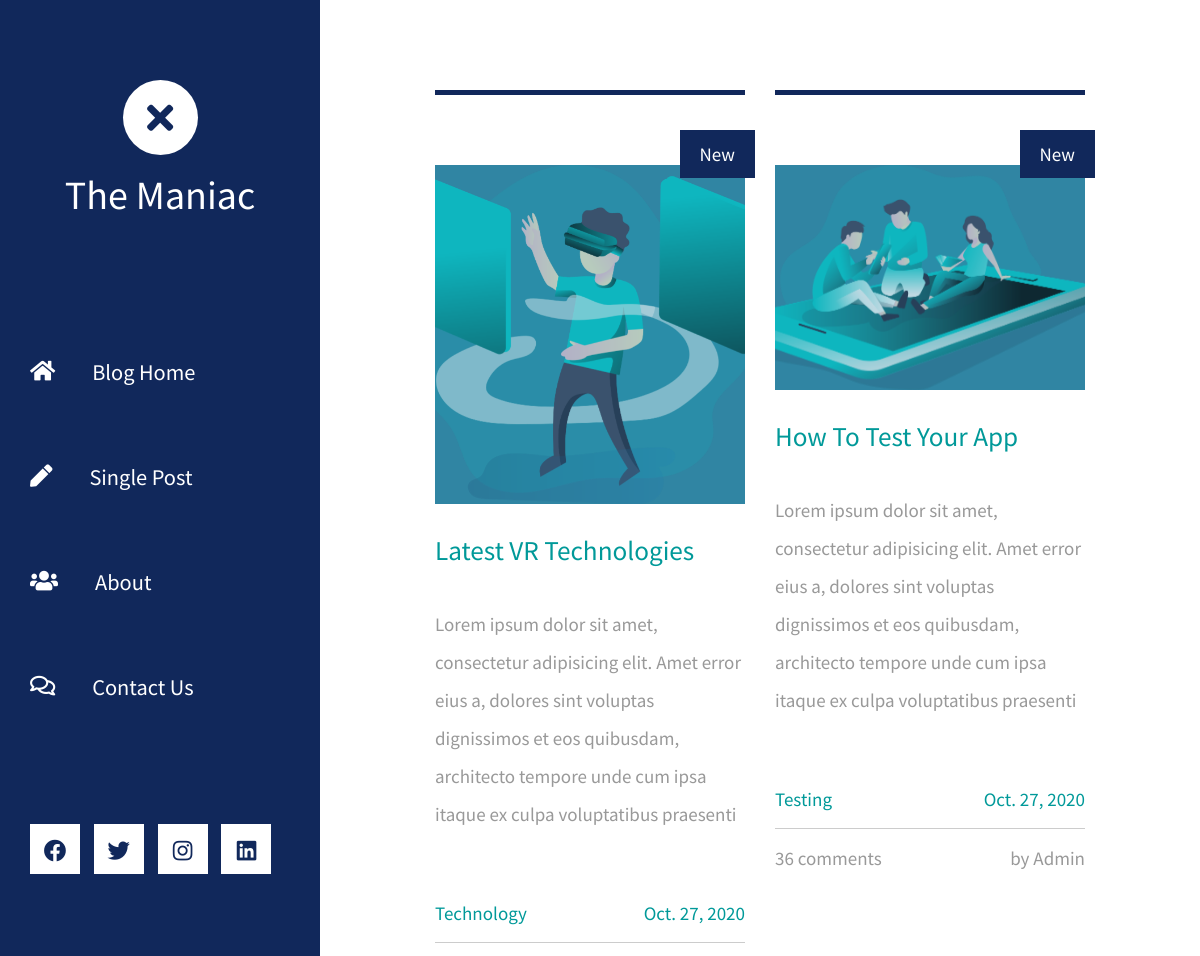
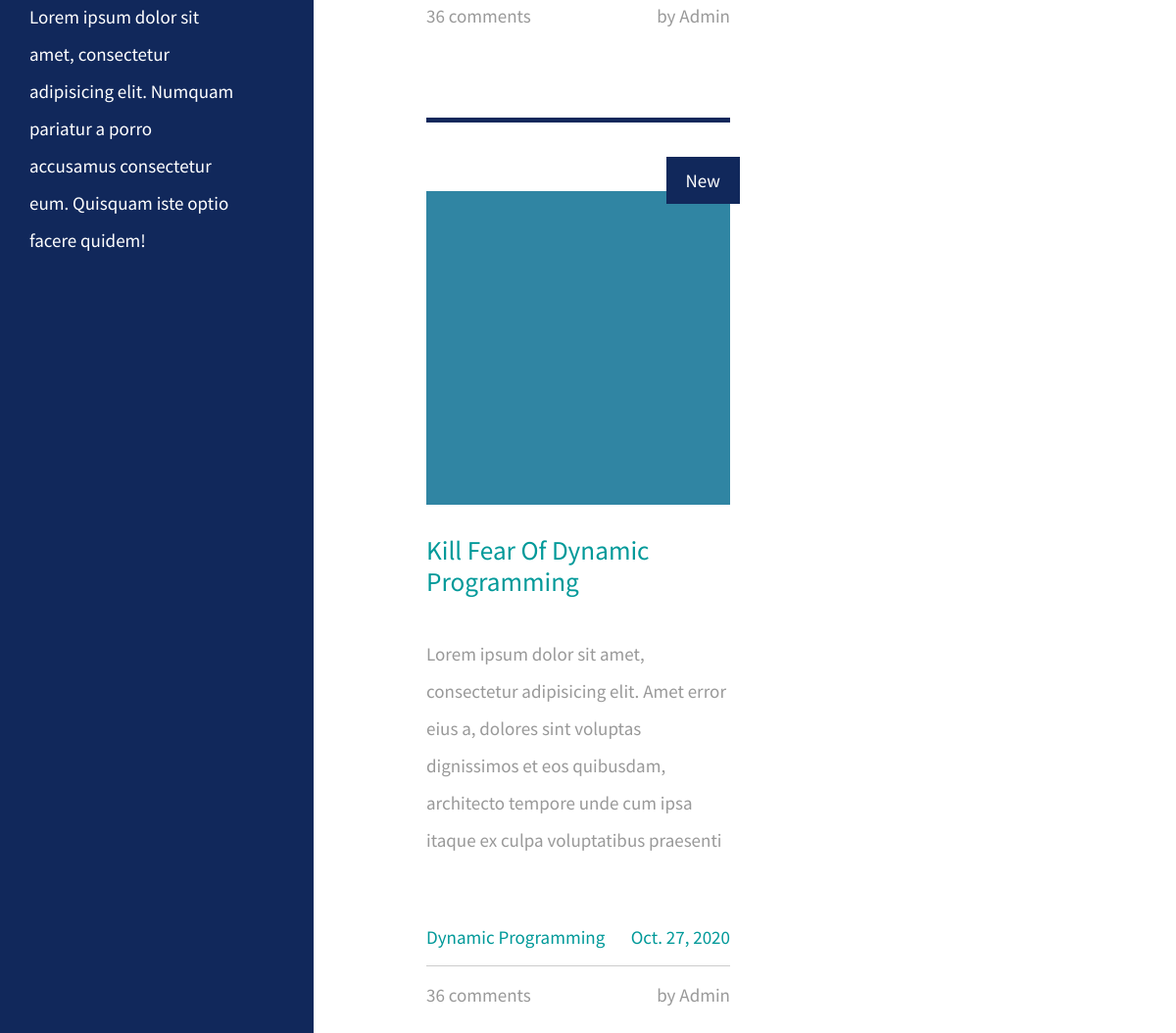
The page / on the database its author committed (2 pictures, top to bottom).
### blog/models.py (models this page shows)
class Post(models.Model):
    title = models.CharField(max_length=50)
    description = models.CharField(max_length=200)
    image = models.ImageField(upload_to='photos/')
    tags = models.CharField(max_length=20)
    date = models.DateField(default=timezone.now)

### blog/views.py (the view)
# urls.py: path('', views.index, name='home'),
def index(request):
    post_list = Post.objects.all()
    context = {
        'post_list': post_list
    }
    return render(request, 'blog/index.html', context)

### blog/templates/blog/index.html (shortened to what this page needs)
{% extends 'blog/base.html' %}
{% load static %}
{% block content %}
<div class="container-fluid">
        <main class="tm-main">
            <div class="row tm-row">
                {% for post in post_list %}
                <article class="col-12 col-md-6 tm-post">
                    <hr class="tm-hr-primary">
                    <a href="{% url 'post-detail' post.id %}" class="effect-lily tm-post-link tm-pt-60">
                        <div class="tm-post-link-inner">
                            <img src={{post.image.url}} alt="Image" class="img-fluid">
                        </div>
                        <span class="position-absolute tm-new-badge">New</span>
                        <h2 class="tm-pt-30 tm-color-primary tm-post-title">{{post.title}}</h2>
                    </a>
                    <p class="tm-pt-30">
                        {{post.description}}
                    </p>
                    <div class="d-flex justify-content-between tm-pt-45">
                        <span class="tm-color-primary">{{post.tags}}</span>
                        <span class="tm-color-primary">{{post.date}}</span>
                    </div>
                    <hr>
                    <div class="d-flex justify-content-between">
                        <span>36 comments</span>
                        <span>by Admin </span>
                    </div>
                </article>
                {% endfor %}
            </div>
        </main>
    </div>
{% endblock content %}

### blog/templates/blog/base.html (shortened to what this page needs)
{% load static %}
<!DOCTYPE html>
<html lang="en">
<head>
	<link rel="stylesheet" href="{% static 'fontawesome/css/all.min.css' %}">
    <link rel="stylesheet" href="https://cdn.jsdelivr.net/npm/bootstrap@4.5.3/dist/css/bootstrap.min.css">
    <link href="{% static 'css/templatemo-xtra-blog.css' %}" rel="stylesheet">
</head>
<body>
    {% include 'blog/navbar.html' %}
    {% block content %}
    {% endblock %}
</body>
</html>

### blog/templates/blog/navbar.html (shortened to what this page needs)
{% block content %}
<header class="tm-header" id="tm-header">
    <div class="tm-header-wrapper">
        <div class="tm-site-header">
            <div class="mb-3 mx-auto tm-site-logo"><i class="fas fa-times fa-2x"></i></div>
            <h1 class="text-center">The Maniac</h1>
        </div>
        <nav class="tm-nav" id="tm-nav">
            <ul>
                <li class="tm-nav-item"><a href="{% url 'home' %}" class="tm-nav-link">
                    <i class="fas fa-home"></i>
                    Blog Home
                </a></li>
                <li class="tm-nav-item"><a href="{% url 'single-post' %}" class="tm-nav-link">
                    <i class="fas fa-pen"></i>
                    Single Post
                </a></li>
                <li class="tm-nav-item"><a href="{% url 'about' %}" class="tm-nav-link">
                    <i class="fas fa-users"></i>
                    About
                </a></li>
                <li class="tm-nav-item"><a href="{% url 'contact' %}" class="tm-nav-link">
                    <i class="far fa-comments"></i>
                    Contact Us
                </a></li>
            </ul>
        </nav>
        <div class="tm-mb-65">
            <a rel="nofollow" href="https://fb.com/templatemo" class="tm-social-link">
                <i class="fab fa-facebook tm-social-icon"></i>
            </a>
            <a href="https://twitter.com" class="tm-social-link">
                <i class="fab fa-twitter tm-social-icon"></i>
            </a>
            <a href="https://instagram.com" class="tm-social-link">
                <i class="fab fa-instagram tm-social-icon"></i>
            </a>
            <a href="https://linkedin.com" class="tm-social-link">
                <i class="fab fa-linkedin tm-social-icon"></i>
            </a>
        </div>
        <p class="tm-mb-80 pr-5 text-white">
            Lorem ipsum dolor sit amet, consectetur adipisicing elit. Numquam pariatur a porro accusamus consectetur eum. Quisquam iste optio facere quidem!
        </p>
    </div>
</header>
{% endblock content %}

### blog/static/css/templatemo-xtra-blog.css (style rules this page uses)
html { overflow-x: hidden; }
body { margin: 0; padding: 0; font-family: "Source Sans Pro", sans-serif; font-size: 19px; line-height: 2em; overflow-x: hidden; }
p, span { color: #999; }
hr { border-top-color: #ccc; margin-top: 10px; margin-bottom: 10px; }
.tm-header { background-color: #11285B; color: white; position: fixed; top: 0; left: 0; bottom: 0; z-index: 100; width: 400px; overflow-y: visible; }
.tm-header-wrapper { overflow-y: scroll; scrollbar-width: none; -ms-overflow-style: none; padding: 30px; width: 100%; height: 100%; }
.tm-site-header { margin-top: 50px; margin-bottom: 115px; }
.tm-site-logo { width: 75px; height: 75px; border-radius: 50%; background-color: white; display: flex; align-items: center; justify-content: center; }
.tm-site-logo i { color: #11285B; }
.tm-main { margin-left: 400px; padding: 80px 100px 25px; }
.tm-post { max-width: 470px; }
.tm-row { max-width: 980px; justify-content: space-between; }
.tm-nav { margin-bottom: 100px; }
.tm-nav-item { list-style: none; margin-bottom: 30px; }
.tm-nav-link { color: white; background-color: transparent; height: 75px; width: 100%; max-width: 300px; display: flex; align-items: center; font-size: 1.4rem; padding: 30px; }
.tm-nav ul { position: relative; }
.tm-nav-link i { margin-right: 37px; }
ul { margin: 0; padding: 0; }
.tm-nav { margin-left: -30px; }
.tm-social-link { display: inline-block; background-color: white; font-size: 1.4rem; width: 50px; height: 50px; text-align: center; padding-top: 8px; margin-right: 15px; margin-bottom: 15px; }
.tm-social-icon { color: #11285B; transition: all 0.3s ease; }
.tm-post-link { display: block; position: relative; cursor: pointer; }
.tm-post-link-inner { overflow: hidden; background: #3085a3; }
.tm-post-link img { position: relative; display: block; min-height: 100%; max-width: 100%; opacity: 0.8; }
.effect-lily img { max-width: none; width: -webkit-calc(100% + 50px); width: calc(100% + 50px); opacity: 0.7; -webkit-transition: opacity 0.35s, -webkit-transform 0.35s; transition: opacity 0.35s, transform 0.35s; -webkit-transform: translate3d(-40px, 0, 0); transform: translate3d(-40px, 0, 0); }
.tm-post { margin-bottom: 75px; }
.tm-new-badge { top: 25px; right: -10px; background-color: #11285B; color: white; padding: 5px 20px; }
.tm-post-title { font-size: 1.7rem; transition: all 0.3s ease; }
hr.tm-hr-primary { border-top: 5px solid #11285B; }
.tm-pt-30 { padding-top: 30px; }
.tm-pt-45 { padding-top: 45px; }
.tm-pt-60 { padding-top: 60px; }
.tm-mb-65 { margin-bottom: 65px; }
.tm-mb-80 { margin-bottom: 80px; }
.tm-color-primary, span.tm-color-primary { color: #099; }
@media (max-width: 1540px) { .tm-header { width: 320px; } }
@media (max-width: 1540px) { .tm-main { margin-left: 320px; width: calc(100% - 320px); } }
@media (max-width: 1288px) { .tm-social-link { margin-right: 10px; } }

### rows shown on the page
Post: image (picture), title "Latest VR Technologies", description "Lorem ipsum dolor sit amet, consectetur adipisicing elit. Amet error eius a, dolores sint voluptas dignissimos et eos quibusdam, architecto tempore unde cum ipsa itaque ex culpa voluptatibus praesenti", tags "Technology", date "Oct. 27, 2020"
Post: image (picture), title "How To Test Your App", description "Lorem ipsum dolor sit amet, consectetur adipisicing elit. Amet error eius a, dolores sint voluptas dignissimos et eos quibusdam, architecto tempore unde cum ipsa itaque ex culpa voluptatibus praesenti", tags "Testing", date "Oct. 27, 2020"
Post: image (picture), title "Kill Fear Of Dynamic Programming", description "Lorem ipsum dolor sit amet, consectetur adipisicing elit. Amet error eius a, dolores sint voluptas dignissimos et eos quibusdam, architecto tempore unde cum ipsa itaque ex culpa voluptatibus praesenti", tags "Dynamic Programming", date "Oct. 27, 2020"
